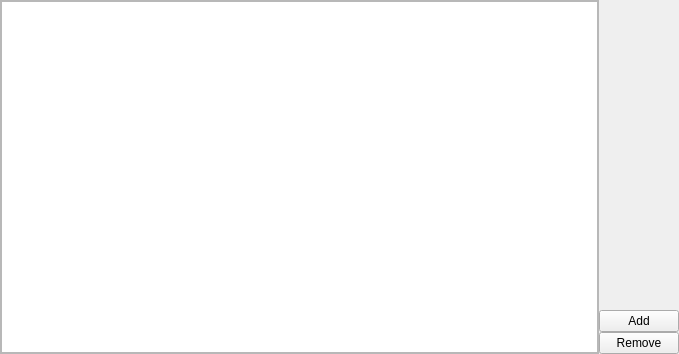
<?xml version="1.0" encoding="UTF-8"?>
<ui version="4.0">
 <class>AddonsEditor</class>
 <widget class="QWidget" name="AddonsEditor">
  <property name="geometry">
   <rect>
    <x>0</x>
    <y>0</y>
    <width>679</width>
    <height>354</height>
   </rect>
  </property>
  <property name="windowTitle">
   <string>Form</string>
  </property>
  <layout class="QHBoxLayout" name="horizontalLayout_4">
   <property name="spacing">
    <number>0</number>
   </property>
   <property name="leftMargin">
    <number>0</number>
   </property>
   <property name="topMargin">
    <number>0</number>
   </property>
   <property name="rightMargin">
    <number>0</number>
   </property>
   <property name="bottomMargin">
    <number>0</number>
   </property>
   <item>
    <widget class="QScrollArea" name="addons_view">
     <property name="widgetResizable">
      <bool>true</bool>
     </property>
     <widget class="QWidget" name="scrollAreaWidgetContents">
      <property name="geometry">
       <rect>
        <x>0</x>
        <y>0</y>
        <width>586</width>
        <height>352</height>
       </rect>
      </property>
      <layout class="QVBoxLayout" name="verticalLayout_2">
       <property name="spacing">
        <number>0</number>
       </property>
       <property name="leftMargin">
        <number>0</number>
       </property>
       <property name="topMargin">
        <number>0</number>
       </property>
       <property name="rightMargin">
        <number>0</number>
       </property>
       <property name="bottomMargin">
        <number>0</number>
       </property>
       <item>
        <widget class="QListView" name="list_view"/>
       </item>
      </layout>
     </widget>
    </widget>
   </item>
   <item>
    <layout class="QVBoxLayout" name="verticalLayout">
     <item>
      <spacer name="verticalSpacer">
       <property name="orientation">
        <enum>Qt::Vertical</enum>
       </property>
       <property name="sizeHint" stdset="0">
        <size>
         <width>20</width>
         <height>40</height>
        </size>
       </property>
      </spacer>
     </item>
     <item>
      <widget class="QPushButton" name="add_addon">
       <property name="text">
        <string>Add</string>
       </property>
      </widget>
     </item>
     <item>
      <widget class="QPushButton" name="remove_addon">
       <property name="text">
        <string>Remove</string>
       </property>
      </widget>
     </item>
    </layout>
   </item>
  </layout>
 </widget>
 <resources/>
 <connections>
  <connection>
   <sender>add_addon</sender>
   <signal>clicked()</signal>
   <receiver>AddonsEditor</receiver>
   <slot>add_addon()</slot>
   <hints>
    <hint type="sourcelabel">
     <x>556</x>
     <y>248</y>
    </hint>
    <hint type="destinationlabel">
     <x>334</x>
     <y>173</y>
    </hint>
   </hints>
  </connection>
  <connection>
   <sender>remove_addon</sender>
   <signal>clicked()</signal>
   <receiver>AddonsEditor</receiver>
   <slot>remove_selected_addons()</slot>
   <hints>
    <hint type="sourcelabel">
     <x>556</x>
     <y>286</y>
    </hint>
    <hint type="destinationlabel">
     <x>334</x>
     <y>200</y>
    </hint>
   </hints>
  </connection>
 </connections>
</ui>
